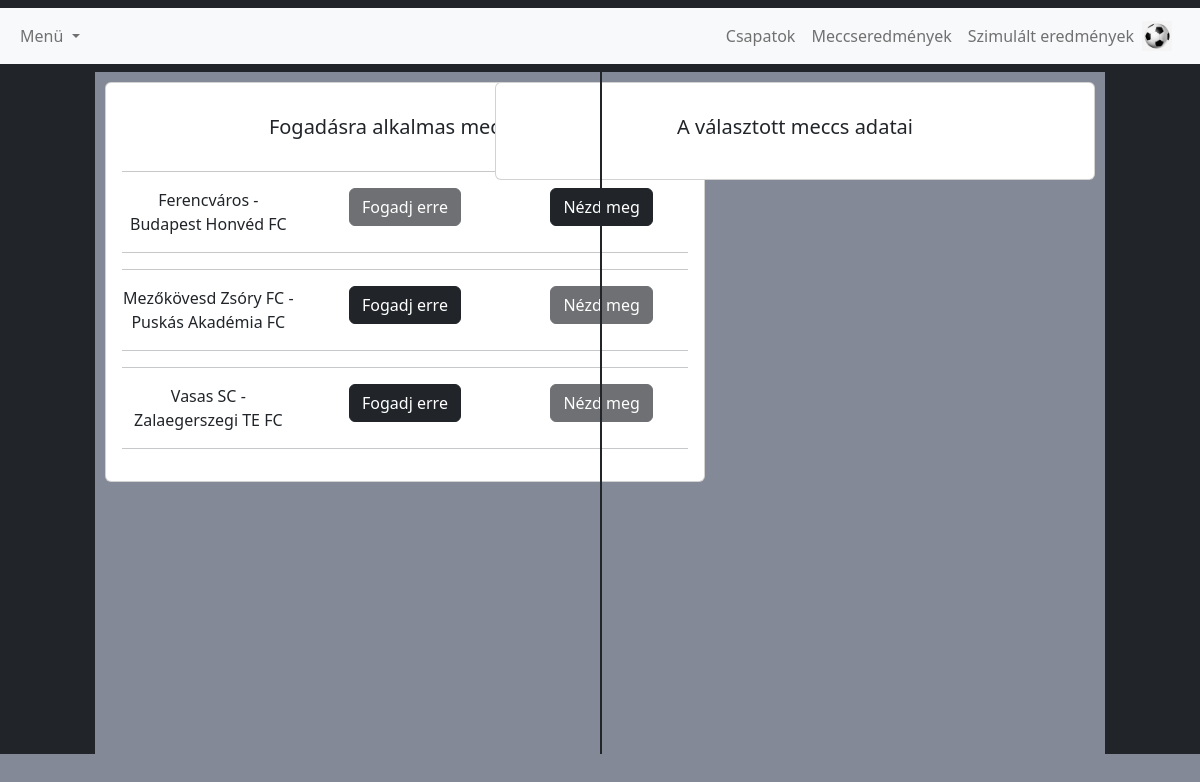
Screenshot of /fogadas_adatok.php with the database file from the repository.
### tables this page shows
CREATE TABLE `csapat_parositas` (
  `hazai_sz` varchar(4) DEFAULT NULL,
  `dontetlen_sz` varchar(4) DEFAULT NULL,
  `idegen_sz` varchar(4) DEFAULT NULL,
  `id` int(11) NOT NULL,
  `eredmeny_hazai` int(11) DEFAULT NULL,
  `eredmeny_idegen` int(11) DEFAULT NULL,
  `idopont` date DEFAULT NULL,
  `hazai_csapat` varchar(255) DEFAULT NULL,
  `idegen_csapat` varchar(255) DEFAULT NULL,
  `fogadas_eredmeny` int(11) DEFAULT NULL
);

### fogadas_adatok.php (the view, shortened to what this page needs)
<?php require_once('header.php') ?>
<?php
$serverAddress = 'localhost';
$username = 'root';
$password = '';
$databaseName = 'football_projekt';
$connection = mysqli_connect($serverAddress, $username, $password, $databaseName);
?>
<div class="vl">
  <?php
  if ($_SESSION['user']['admin'] == 0) {
    $sql = $connection->query('SELECT * FROM csapat_parositas');
    echo '<div class="kartya">
                    <div class="card mb-4">
                       <div class="card-body text-center">
                 <h5 class="my-3">Fogadásra alkalmas meccsek</h5>
                 <div class="d-flex justify-content-center mb-2">
                                         </div>';
    while ($row = $sql->fetch_array()) {
      echo '
                                            <hr>
                                              <div class="row">
                                                  <div class="col-sm-4">
                                                     <p class="mb-0">' . $row['hazai_csapat'] . ' - ' . $row['idegen_csapat'] . ' </p>
                                                  </div>
                                                  <div class="col-sm-4">
                                                  <form method="POST" action="fogadas_adatok.php">
                                                      <input type="hidden" name="meccs" value = "' . $row['id'] . '">';
      if (isset($row['idopont'])) {
        echo '<button disabled class="btn btn-dark" type="submit" id="submit" name="submit">Fogadj erre</button>';
      } else {
        echo '<button class="btn btn-dark" type="submit" id="submit" name="submit">Fogadj erre</button>';
      }
      echo '</form>
                                                  </div>
                                                  <div class="col-sm-4">
                                                    <form method="POST" action="szimulalt_eredmenyek.php">
                                                      <input type="hidden" name="meccs" value = "' . $row['id'] . '">';
      if (isset($row['idopont'])) {
        echo '<button class="btn btn-dark" type="submit" id="submit" name="submit">Nézd meg</button>';
      } else {
        echo '<button disabled class="btn btn-dark" type="submit" id="submit" name="submit">Nézd meg</button>';
      }
      echo '</form>
                                                  </div>
                                              </div>
                                            <hr>';
    }
    echo ' </div>
        </div>
       </div>';
  }
  ?>
  <?php
  if ($_SESSION['user']['admin'] == 0) {
    echo '<div class="kartya2"> <form method="POST" action="controllers/fogadas_leadas.php">
                    <div class="card mb-4">
                       <div class="card-body text-center">
                 <h5 class="my-3">A választott meccs adatai</h5>
                 <div class="d-flex justify-content-center mb-2">
                                         </div>';
    echo ' </div>
        </div>
       </div>';
  }
  ?>
  <div class="vertical"></div>
</div>
<div class="vl">
</div>
<?php require_once('footer.php') ?>

### fogadas_adatok.php (style rules this page uses)
.vl { border-left: 95px solid #212529; border-right: 95px solid #212529; height: 341px; }
.vertical { border-left: 2px solid #212529; height: 682px; position: relative; left: 50%; max-width: 1%; }
.kartya { margin-top: 10px; position: absolute; left: 105px; width: 600px; }
.kartya2 { margin-top: 10px; position: absolute; right: 105px; width: 600px; }

### rows the page displays
csapat_parositas: hazai_csapat "Ferencváros", idegen_csapat "Budapest Honvéd FC", idopont "Fogadj erre"
csapat_parositas: hazai_csapat "Mezőkövesd Zsóry FC", idegen_csapat "Puskás Akadémia FC", shows "Fogadj erre", shows "Nézd meg"
csapat_parositas: hazai_csapat "Vasas SC", idegen_csapat "Zalaegerszegi TE FC", shows "Fogadj erre", shows "Nézd meg"
